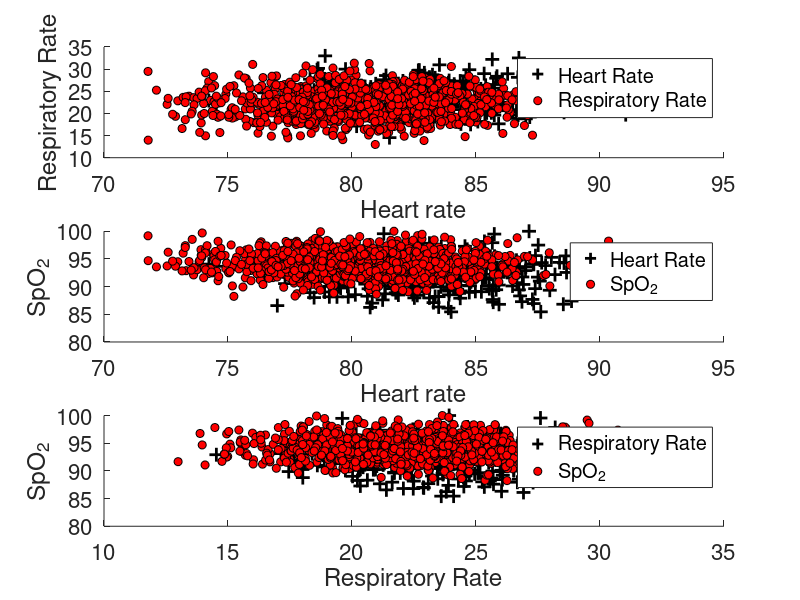

Write the MATLAB code that produced this figure. (Note: this script raises an error after producing the figure.)
%% Load and pre-process the data
clc;clear all;
load GeneratedData


% Combine data in a matrix first
num_normal=size(HR_data_N,1);
num_abnormal=size(HR_data_P,1);

X=[ [HR_data_N;HR_data_P] [RR_data_N;RR_data_P] [SpO2_data_N;SpO2_data_P]];
y=[zeros(num_normal,1);ones(num_abnormal,1)];

%% Data Visualisation
figure,

% Heart Rate vs Respiratory Rate
subplot(3,1,1),hold on
pos = find(y==1); neg = find(y == 0);
plot(X(pos, 1), X(pos, 2), 'k+','LineWidth', 2, 'MarkerSize', 10);
plot(X(neg, 1), X(neg, 2), 'ko', 'MarkerFaceColor', 'r','MarkerSize', 6);
legend('Heart Rate','Respiratory Rate')
xlabel('Heart rate'),ylabel('Respiratory Rate')
set(gca(),'FontSize',16)

% Heart Rate vs SpO2
subplot(3,1,2),hold on
pos = find(y==1); neg = find(y == 0);
plot(X(pos, 1), X(pos, 3), 'k+','LineWidth', 2, 'MarkerSize', 10);
plot(X(neg, 1), X(neg, 3), 'ko', 'MarkerFaceColor', 'r','MarkerSize', 6);
legend('Heart Rate','SpO_2')
xlabel('Heart rate'),ylabel('SpO_2')
set(gca(),'FontSize',16)

% Respiratory Rate vs SpO2
subplot(3,1,3),hold on
pos = find(y==1); neg = find(y == 0);
plot(X(pos, 2), X(pos, 3), 'k+','LineWidth', 2, 'MarkerSize', 10);
plot(X(neg, 2), X(neg, 3), 'ko', 'MarkerFaceColor', 'r','MarkerSize', 6);
legend('Respiratory Rate','SpO_2')
xlabel('Respiratory Rate'),ylabel('SpO_2')
set(gca(),'FontSize',16)

%% Set up data appropriately now
%  Setup the data matrix appropriately
[m, n] = size(X);

% Add intercept term to X
X = [ones(m, 1) X];

% Initialize the fitting parameters
initial_theta = zeros(n + 1, 1);

%Compute the gradient
% Compute and display the initial cost and gradient
[cost, grad] = costFunction(initial_theta, X, y);
fprintf('Cost at initial theta (zeros): %f\n', cost);
disp('Gradient at initial theta (zeros):'); 
disp(grad);

%  Set options for fminunc
options = optimoptions(@fminunc,'Algorithm','Quasi-Newton','GradObj', 'on', 'MaxIter', 400);

%  Run fminunc to obtain the optimal theta
%  This function will return theta and the cost 
[theta, cost] = fminunc(@(t)(costFunction(t, X, y)), initial_theta, options);

% Print theta
fprintf('Cost at theta found by fminunc: %f\n', cost);
disp('theta:');disp(theta);

